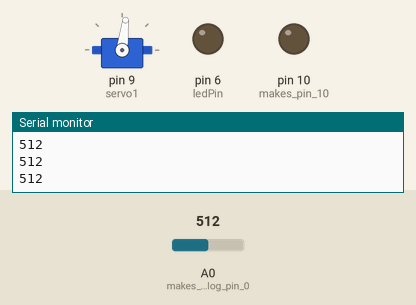
Recording of a sketch running on a simulated Arduino Uno, built with avr-gcc and run on an emulated ATmega328P. Shown: servo, output pins drawn as LEDs (lit = HIGH), the last lines printed to the serial monitor. The inputs (shaded band) are chosen by the test bench; at power-on: A0 (makes_Analog_pin_0) = 512.

Above: at 1.2 s.
1.3 s: A0 (makes_Analog_pin_0) set to 340
At 2.5 s:
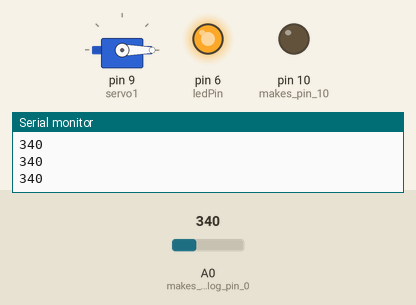
2.8 s: A0 (makes_Analog_pin_0) set to 360
At 4.0 s:
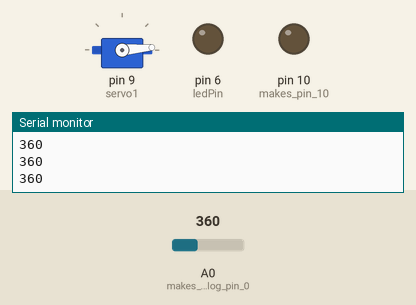
4.3 s: A0 (makes_Analog_pin_0) set to 122
At 5.0 s:
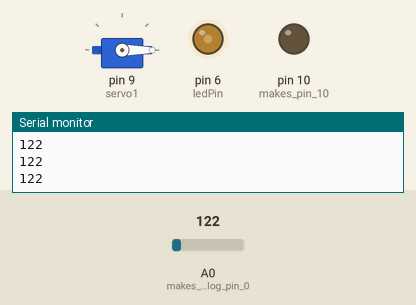
5.8 s: A0 (makes_Analog_pin_0) set to 0
At 6.2 s:
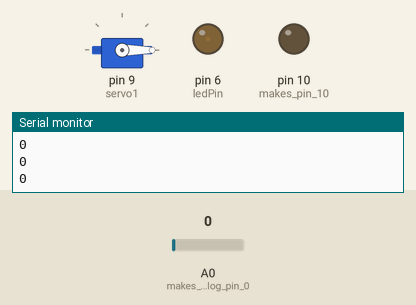
7.3 s: A0 (makes_Analog_pin_0) set to 716
At 8.5 s:
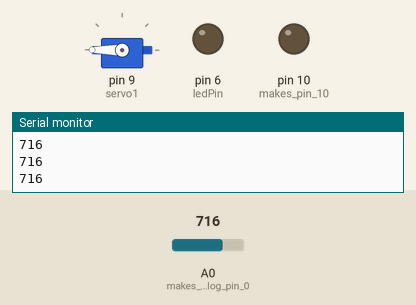
Timing chart, 0 to 9.8 s (numbered marks = the images above; inputs shaded):
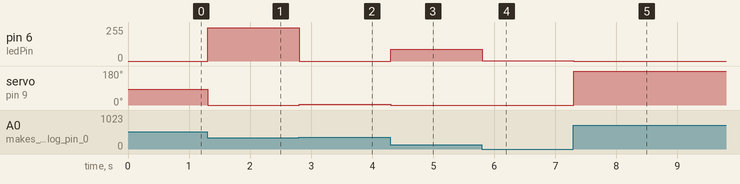

Measured:
- after the input at 1.3 s, pin 6 (ledPin): 0/255 → 249/255 at once; servo on pin 9 (servo1): 83° → 0° at once
- after the input at 2.8 s, pin 6 (ledPin): 249/255 → 0/255 at once; servo on pin 9 (servo1): 0° → 5° at once
- after the input at 4.3 s, pin 6 (ledPin): 0/255 → 90/255 at once; servo on pin 9 (servo1): 5° → 0° at once
- after the input at 5.8 s, pin 6 (ledPin): 90/255 → 1/255 at once
- after the input at 7.3 s, pin 6 (ledPin): 1/255 → 0/255 at once; servo on pin 9 (servo1): 0° → 180° at once

The sketch:

assignment3.ino
```cpp
#include <Servo.h> //includes the servo library

Servo servo1; // initializes the servo
int ledPin = 6; //names ledPin as pin 6 for future analog writing

void setup() { //setup code
  pinMode(A0, INPUT); // makes Analog pin 0 (photoresistor) the input pin
  pinMode(10, OUTPUT); // makes pin 10 (led pin) the output pin
  servo1.attach(9); // sets up pin 9 to be attatched to the servo
  Serial.begin(9600); // sets up pin 9 to be attatched to the servo

}

void loop() { // put your main code goes here
  int light = analogRead(A0); // sets up photoresistor to read values
  Serial.println(light); // prints photoresistor values so I can see high and low values of the amount of light in the area I'm in

  if (light < 350) { // if I am not blocking the light (when the light is blocked, serialprint shows it yields value around 350)
    servo1.write(map(light, 350, 700, 0, 180)); // makes servo value rotate based on amount of light there is
    analogWrite(6, map(light, 350, 700, 0, 255)); // makes light brighter based on amount of light photoresistor intakes
    }


  else { // if photoresistor is taking in light higher than 350
    servo1.write(map(light, 350, 700, 0, 180)); // makes servo rotate less based on amount of light photoresistor intakes
    analogWrite(6, 0); // makes led turn off based on photoresistor intake
  }
}
```
